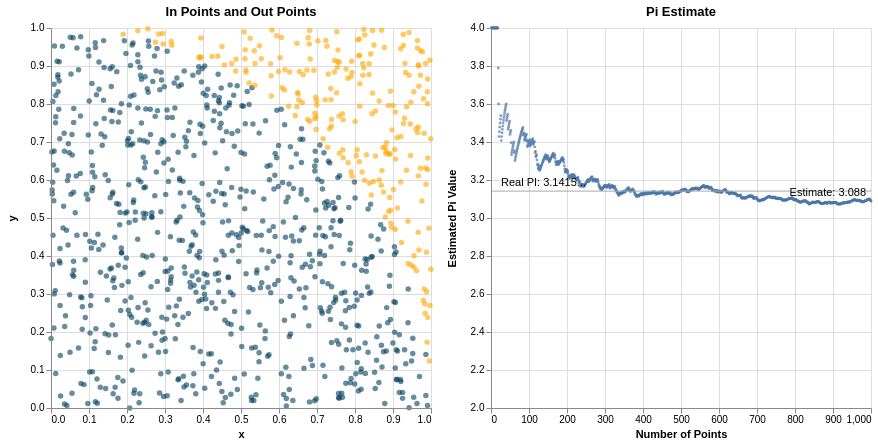

Write a Vega-Lite specification for this figure.
### Vega specification from a JSON file in a GitHub repository (floating-point values rounded to 4 significant figures)
{"$schema": "https://vega.github.io/schema/vega/v4.json", "autosize": "pad", "padding": 5, "height": 380, "data": [{"name": "random_data", "transform": [{"type": "sequence", "start": 1, "stop": 5001}, {"type": "formula", "as": "x", "expr": "random()"}, {"type": "formula", "as": "y", "expr": "random()"}, {"type": "filter", "expr": "datum.data <= num_points"}]}, {"name": "pi_estimates", "source": "random_data", "transform": [{"type": "formula", "as": "is_inside", "expr": "(datum.x * datum.x + datum.y * datum.y) < 1"}, {"type": "window", "fields": ["is_inside"], "ops": ["sum"], "as": ["num_inside"]}, {"type": "formula", "as": "estimate", "expr": "4 * datum.num_inside / datum.data"}]}, {"name": "pi_estimate", "source": "pi_estimates", "transform": [{"type": "filter", "expr": "datum.data == num_points"}, {"type": "formula", "as": "value", "expr": "datum.estimate"}]}, {"name": "pi", "values": [{"value": 3.142}]}], "signals": [{"name": "num_points", "value": 1000, "bind": {"input": "range", "min": 10, "max": 5000, "step": 1, "debounce": 10}}], "layout": {"padding": 10, "offset": 20, "bounds": "full", "align": "all"}, "marks": [{"type": "group", "style": "cell", "title": {"text": "In Points and Out Points", "frame": "group"}, "encode": {"update": {"width": {"signal": "height"}, "height": {"signal": "height"}}}, "marks": [{"type": "symbol", "style": ["circle"], "from": {"data": "random_data"}, "encode": {"update": {"opacity": {"value": 0.6}, "fill": [{"test": "sqrt(datum.x * datum.x + datum.y * datum.y) <= 1", "value": "#003f5c"}, {"value": "#ffa600"}], "x": {"scale": "x_scale", "field": "x"}, "y": {"scale": "y_scale", "field": "y"}, "shape": {"value": "circle"}}}}], "axes": [{"scale": "x_scale", "orient": "bottom", "title": "x", "labelFlush": true, "labelOverlap": true, "zindex": 1}, {"scale": "x_scale", "orient": "bottom", "grid": true, "gridScale": "y_scale", "domain": false, "labels": false, "maxExtent": 0, "minExtent": 0, "ticks": false, "zindex": 0}, {"scale": "y_scale", "orient": "left", "title": "y", "labelOverlap": true, "zindex": 1}, {"scale": "y_scale", "orient": "left", "grid": true, "gridScale": "x_scale", "domain": false, "labels": false, "maxExtent": 0, "minExtent": 0, "ticks": false, "zindex": 0}]}, {"type": "group", "name": "concat_1_group", "style": "cell", "title": {"text": "Pi Estimate", "frame": "group"}, "encode": {"update": {"width": {"signal": "height"}, "height": {"signal": "height"}}}, "marks": [{"type": "symbol", "style": ["circle"], "from": {"data": "pi_estimates"}, "encode": {"update": {"opacity": {"value": 0.7}, "fill": {"value": "#4c78a8"}, "x": {"scale": "data_point_scale", "field": "data"}, "y": {"scale": "pi_scale", "field": "estimate"}, "size": {"value": 8}, "shape": {"value": "circle"}}}}, {"type": "rule", "from": {"data": "pi"}, "encode": {"update": {"stroke": {"value": "darkgrey"}, "x": {"value": 0}, "y": {"scale": "pi_scale", "field": "value"}, "x2": {"field": {"group": "width"}}}}}, {"type": "text", "from": {"data": "pi"}, "encode": {"update": {"align": {"value": "left"}, "x": {"value": 10}, "fill": {"value": "black"}, "y": {"scale": "pi_scale", "field": "value", "offset": -5}, "text": {"value": "Real PI: 3.1415..."}}}}, {"type": "text", "from": {"data": "pi_estimate"}, "encode": {"update": {"align": {"value": "right"}, "x": {"signal": "height", "offset": -5}, "dy": {"value": -5}, "fill": {"value": "black"}, "y": {"scale": "pi_scale", "field": "value"}, "text": {"signal": "'Estimate: ' + format(datum.estimate, ',.3f')"}}}}], "axes": [{"scale": "data_point_scale", "orient": "bottom", "title": "Number of Points", "labelFlush": true, "labelOverlap": true, "zindex": 1}, {"scale": "data_point_scale", "orient": "bottom", "grid": true, "gridScale": "pi_scale", "domain": false, "labels": false, "maxExtent": 0, "minExtent": 0, "ticks": false, "zindex": 0}, {"scale": "pi_scale", "orient": "left", "title": "Estimated Pi Value", "labelOverlap": true, "zindex": 1}, {"scale": "pi_scale", "orient": "left", "grid": true, "gridScale": "data_point_scale", "domain": false, "labels": false, "maxExtent": 0, "minExtent": 0, "ticks": false, "zindex": 0}]}], "scales": [{"name": "x_scale", "type": "linear", "domain": [0, 1], "range": "height", "reverse": true, "nice": true, "zero": true}, {"name": "y_scale", "type": "linear", "domain": [0, 1], "range": "height", "nice": true, "zero": true}, {"name": "data_point_scale", "type": "linear", "domain": {"data": "pi_estimates", "field": "data"}, "range": "height", "reverse": true, "nice": false, "zero": true}, {"name": "pi_scale", "type": "linear", "domain": {"fields": [[2, 4], {"data": "pi", "field": "value"}, {"data": "pi_estimates", "field": "estimate"}]}, "range": "height", "nice": true, "zero": false}], "config": {"axisY": {"minExtent": 30}}}
